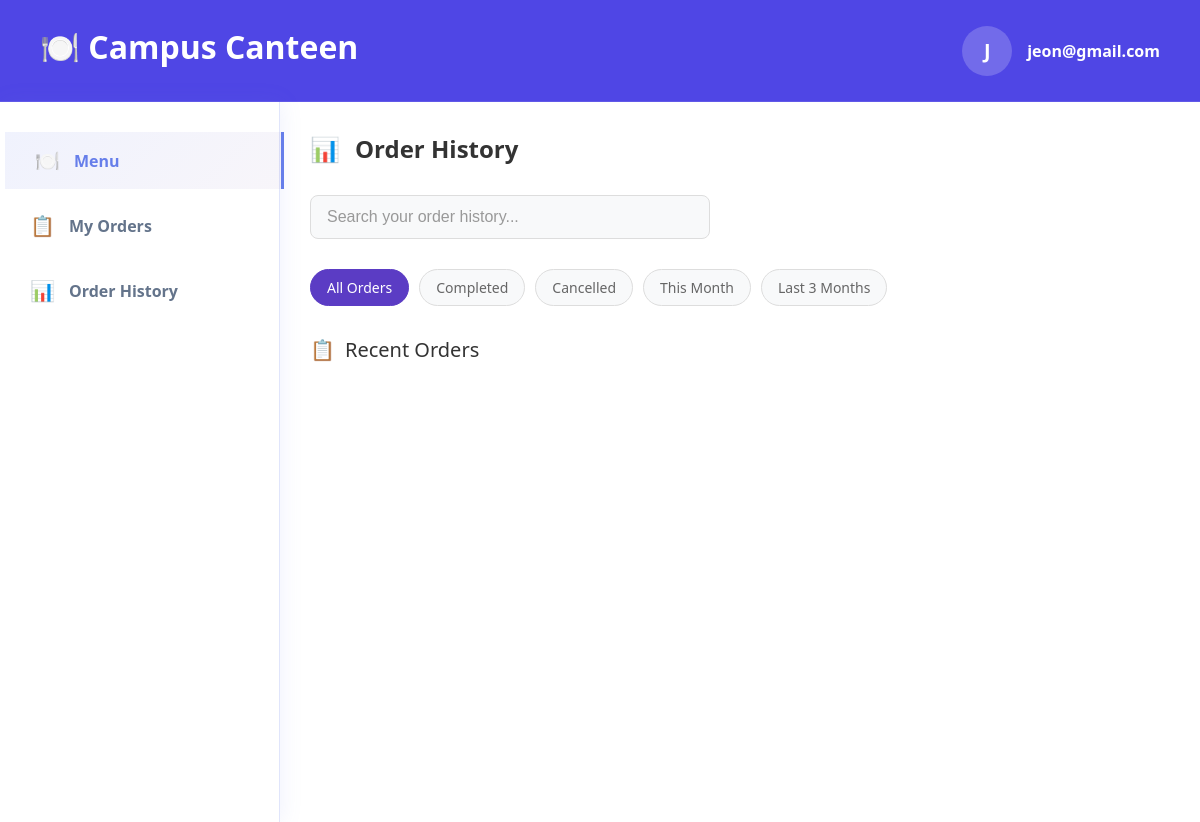
Before: /public/students/history (signed in) with the older database file.
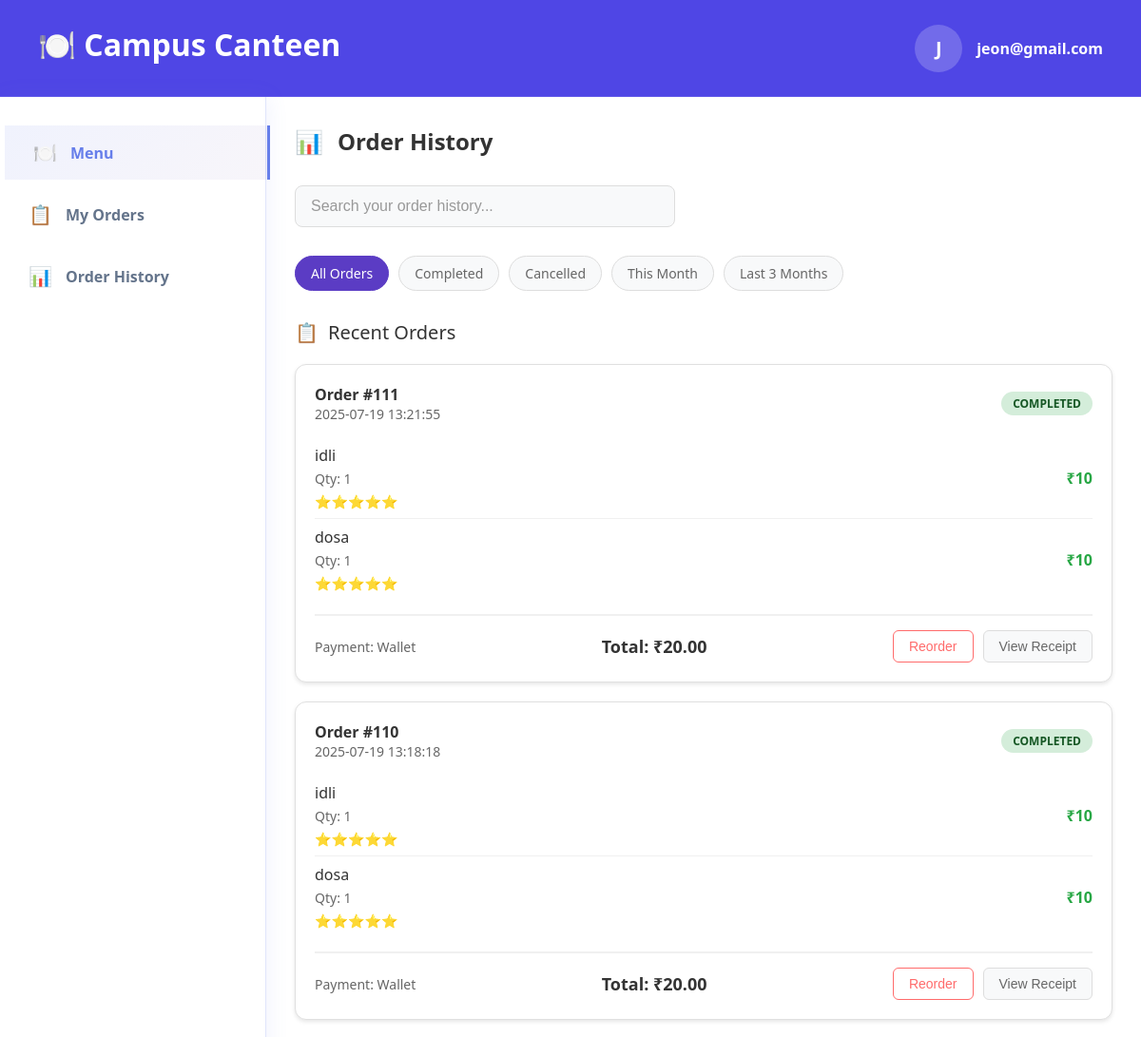
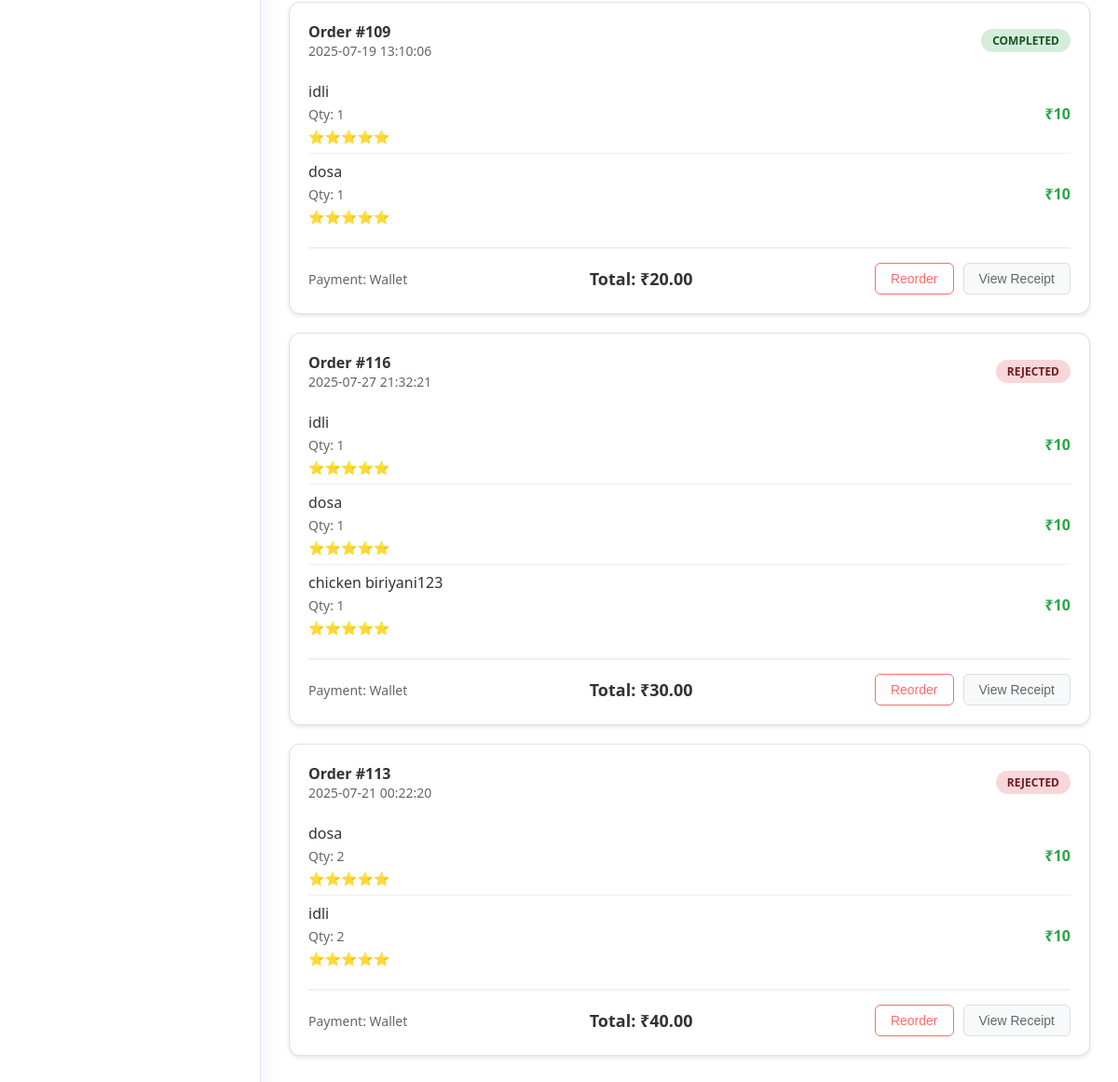
After: the same page with the newer database file (2 pictures, top to bottom).
### tables this page shows
CREATE TABLE `order_items` (
  `id` int NOT NULL,
  `order_id` int NOT NULL,
  `item_id` int NOT NULL,
  `quantity` int DEFAULT NULL
);

CREATE TABLE `orders` (
  `id` int NOT NULL,
  `canteen_id` int NOT NULL,
  `student_id` int NOT NULL,
  `time` datetime DEFAULT CURRENT_TIMESTAMP,
  `status` enum('pending','accepted','completed','rejected','ready') NOT NULL DEFAULT 'pending',
  `total` decimal(10,2) NOT NULL DEFAULT '0.00'
);

CREATE TABLE `items` (
  `id` int NOT NULL,
  `name` varchar(50) DEFAULT NULL,
  `price` decimal(5,0) NOT NULL,
  `canteen_id` int DEFAULT NULL,
  `image_location` varchar(255) DEFAULT NULL,
  `status` enum('out of stock','available','not ready') NOT NULL DEFAULT 'available',
  `description` text NOT NULL,
  `category_id` int DEFAULT NULL
);

### app/controllers/Students.php (called while the page is built, shortened)
<?php
class Students extends Controller
{
    public function history()
    {
        $orders = new Orders;
        $completed_results = $orders->join(
            [
                'order_items' => 'orders.id = order_items.order_id',
                'items' => 'order_items.item_id = items.id'
            ],
            ['orders.student_id' => STUDENT_ID, 'orders.status' => 'completed'],
            'orders.*, items.name,items.price, items.id as item_id, order_items.quantity'
        );
        $rejected_results = $orders->join(
            [
                'order_items' => 'orders.id = order_items.order_id',
                'items' => 'order_items.item_id = items.id'
            ],
            ['orders.student_id' => STUDENT_ID, 'orders.status' => 'rejected'],
            'orders.*, items.name,items.price, items.id as item_id, order_items.quantity'
        );
        $results = array_merge($completed_results, $rejected_results);
        $list_of_orders = [];
        foreach ($results as $result) {
            $list_of_orders[$result->id][] = $result;
        }
        $data['orders'] = $list_of_orders;
        $this->view('students/order_history', $data);
    }
}

### app/core/App.php (called while the page is built, shortened)
<?php
class App
{
    private $method = 'index';
    private function splitURL()
    {
        $URL = $_GET['url'] ?? 'home';
        $URL = explode("/", trim($URL, "/"));
        return $URL;
    }
    public function loadController()
    {
        $URL = $this->splitURL();
        $filename = "../app/controllers/" . ucfirst($URL[0]) . ".php";
        if (file_exists($filename)) {
            unset($URL[0]);
        } else {
            $filename = "../app/controllers/_404.php";
            if (file_exists($filename)) {
                require $filename;
                $this->controller = "_404";
            }
        }
        $controller = new $this->controller();
        if (!empty($URL[1])) {
            if (method_exists($controller, $URL[1])) {
                $this->method = $URL[1];
                unset($URL[1]);
            }
        }
        call_user_func_array([$controller, $this->method], $URL);
    }
}

### public/index.php (called while the page is built, shortened)
<?php
require "../app/core/init.php";
$app = new App;
$app->loadController();

### app/core/init.php (called while the page is built, shortened)
<?php
spl_autoload_register(function ($classname) {
    $filename = "../app/models/" . ucfirst($classname) . ".php";
});
require 'Database.php';
require 'Controller.php';
require 'App.php';

### app/core/Database.php (called while the page is built, shortened)
<?php
trait Database
{
    private function connect()
    {
        $string = "mysql:hostname=" . DBHOST . ";dbname=" . DBNAME;
        $con = new PDO($string, DBUSER, DBPASS);
        $con->setAttribute(PDO::ATTR_ERRMODE, PDO::ERRMODE_EXCEPTION);
        return $con;
    }
    public function query($query, $data = [], $returnInsertId = false)
    {
        $con = $this->connect();
        $stm = $con->prepare($query);
        $check  = $stm->execute($data);
        if ($check) {
            $result = $stm->fetchAll(PDO::FETCH_OBJ);
            if (is_array($result) && count($result)) {
                return $result;
            }
        }
        return false;
    }
}

### app/core/Model.php (called while the page is built, shortened)
<?php
trait Model
{
    protected $order_type = "desc";
    protected $order_column = "id";
    public function join($joins = [], $where = [], $selectColumns = '*', $order_type = '', $order_by = '', $limit = '')
    {
        $query = "SELECT {$selectColumns} FROM {$this->table} ";
        foreach ($joins as $table => $onCondition) {
            $query .= "JOIN {$table} ON {$onCondition} ";
        }
        if (!empty($where)) {
            $query .= "WHERE ";
            foreach ($where as $condition => $value) {
                if (preg_match('/(.+)\s(>=|<=|<>|!=|=|>|<|LIKE)$/i', $condition, $matches)) {
                    $column = $matches[1];
                    $operator = $matches[2];
                } else {
                    $column = $condition;
                    $operator = '=';
                }
                $placeholder = str_replace(['.', ' '], '_', $column);
                $query .= "$column $operator :$placeholder AND ";
                $where[$placeholder] = $value;
                unset($where[$condition]);
            }
            $query = rtrim($query, ' AND ');
        }
        $query .= " ORDER BY {$this->order_column} {$this->order_type}";
        return $this->query($query, $where);
    }
}

### app/views/students/order_history.view.php (the view, shortened to what this page needs)
<!DOCTYPE html>
<html lang="en">
<head>
    <link rel="stylesheet" href="<?= ROOT ?>assets/css/student-general.css">
    <link rel="stylesheet" href="<?= ROOT ?>assets/css/order-history.css">
</head>
<body>
    <?php require 'header.view.php' ?>
    <div class="container">
        <?php
        require 'sidebar.view.php';
        ?>
        <div class="main-content">
            <div class="page-header">
                <h2>Order History</h2>
            </div>
            <div class="search-bar">
                <input type="text" placeholder="Search your order history...">
            </div>
            <div class="filter-tabs">
                <div class="filter-tab active">All Orders</div>
                <div class="filter-tab">Completed</div>
                <div class="filter-tab">Cancelled</div>
                <div class="filter-tab">This Month</div>
                <div class="filter-tab">Last 3 Months</div>
            </div>
            <div class="history-section">
                <div class="section-title">Recent Orders</div>
                <?php foreach ($orders as $order_id => $values): ?>
                    <div class="order-card">
                        <div class="order-header">
                            <div>
                                <div class="order-id">Order #<?= $order_id ?></div>
                                <div class="order-date"><?= $values[0]->time ?></div>
                            </div>
                            <div class="order-status status-<?= $values[0]->status ?>"><?= $values[0]->status ?></div>
                        </div>
                        <div class="order-items">
                            <?php foreach ($values as $value): ?>
                                <div class="order-item">
                                    <div class="item-details">
                                        <div class="item-name"><?= $value->name ?></div>
                                        <div class="item-specs">Qty: <?= $value->quantity ?> </div>
                                        <div class="rating-stars">⭐⭐⭐⭐⭐</div>
                                    </div>
                                    <div class="item-price">₹<?= $value->price ?></div>
                                </div>
                            <?php endforeach; ?>
                        </div>
                        <div class="order-footer">
                            <div class="order-info">
                                <div>Payment: Wallet</div>
                            </div>
                            <div class="order-total">Total: ₹<?= $values[0]->total ?></div>
                            <div class="order-actions">
                                <button class="btn btn-outline">Reorder</button>
                                <button class="btn btn-secondary">View Receipt</button>
                            </div>
                        </div>
                    </div>
                <?php endforeach; ?>
            </div>
        </div>
    </div>
</body>
</html>

### app/core/Controller.php (shortened to what this page needs)
<?php
class Controller
{
    public function view($name, $data = [])
    {
        $filename = "../app/views/" . $name . ".view.php";
        if (file_exists($filename)) {
            require $filename;
        } else {
            $filename = "../app/views/404.view.php";
        }
    }
}

### app/views/students/header.view.php
<link rel="stylesheet" href="<?=ROOT?>assets/css/header.css">
        <div class="header">
            <div class="header-left">
                <h1>🍽️ Campus Canteen</h1>
            </div>
            <div class="header-right">
                <div class="user-profile">
                    <div class="user-avatar"><?=ucfirst($_SESSION['STUDENT']->email[0])?></div>
                    <div>
                        <div style="font-weight: 600;"><?=$_SESSION['STUDENT']->email?></div>
                    </div>
                </div>
            </div>
        </div>

### app/views/students/sidebar.view.php
<link rel="stylesheet" href="<?=ROOT?>assets/css/sidebar.css">
 <div class="sidebar">
                <ul class="nav-menu">
                    <li class="nav-item">
                        <a href="<?=ROOT?>students/" class="nav-link active" onclick="showPage('menu')">
                            <span class="nav-icon">🍽️</span>
                            <span>Menu</span>
                        </a>
                    </li>
                    <li class="nav-item">
                        <a href="<?=ROOT?>students/my_orders" class="nav-link" onclick="showPage('orders')">
                            <span class="nav-icon">📋</span>
                            <span>My Orders</span>
                        </a>
                    </li>
                    <li class="nav-item">
                        <a href="<?=ROOT?>students/history" class="nav-link" onclick="showPage('history')">
                            <span class="nav-icon">📊</span>
                            <span>Order History</span>
                        </a>
                    </li>
                </ul>
            </div>

### public/assets/css/student-general.css (style rules this page uses)
* { margin: 0; padding: 0; box-sizing: border-box; }
body { font-family: 'Segoe UI', Tahoma, Geneva, Verdana, sans-serif; min-height: 100vh; color: #333; overflow-x: hidden; }
.user-avatar { width: 40px; height: 40px; background-color: rgba(255, 255, 255, 0.2); border-radius: 50%; display: flex; align-items: center; justify-content: center; font-weight: bold; }
.container { display: flex; margin: 0 auto; background-color: white; min-height: calc(100vh - 80px); }
.main-content { flex: 1; padding: 30px; }
.page-header { display: flex; align-items: center; gap: 15px; margin-bottom: 30px; }
.page-header h2 { font-size: 24px; color: #333; }
.page-header::before { content: "📊"; font-size: 24px; }
.search-bar { margin-bottom: 30px; }
.search-bar input { width: 100%; max-width: 400px; padding: 12px 16px; border: 1px solid #ddd; border-radius: 8px; font-size: 16px; background-color: #f8f9fa; }
.search-bar input::placeholder { color: #999; }
.section-title { font-size: 20px; color: #333; margin-bottom: 20px; display: flex; align-items: center; gap: 10px; }
.section-title::before { content: "📋"; font-size: 20px; }
.order-card { background-color: #fff; border: 1px solid #e0e0e0; border-radius: 12px; padding: 20px; margin-bottom: 20px; box-shadow: 0 2px 4px rgba(0, 0, 0, 0.1); transition: transform 0.2s ease, box-shadow 0.2s ease; }
.order-header { display: flex; justify-content: space-between; align-items: center; margin-bottom: 15px; }
.order-id { font-weight: bold; color: #333; font-size: 16px; }
.order-status { padding: 4px 12px; border-radius: 16px; font-size: 12px; font-weight: bold; text-transform: uppercase; }
.order-items { margin-bottom: 15px; }
.order-item { display: flex; justify-content: space-between; align-items: center; padding: 8px 0; border-bottom: 1px solid #f0f0f0; }
.order-item:last-child { border-bottom: none; }
.item-details { flex: 1; }
.item-name { font-weight: 500; color: #333; margin-bottom: 4px; }
.item-specs { font-size: 14px; color: #666; }
.item-price { font-weight: bold; color: #28a745; font-size: 16px; }
.order-footer { display: flex; justify-content: space-between; align-items: center; padding-top: 15px; border-top: 2px solid #f0f0f0; }
.order-info { font-size: 14px; color: #666; }
.order-total { font-weight: bold; color: #333; font-size: 18px; }
.order-actions { display: flex; gap: 10px; }
.btn { padding: 8px 16px; border: none; border-radius: 6px; font-size: 14px; cursor: pointer; transition: all 0.3s ease; }
.btn-secondary { background-color: #f8f9fa; color: #666; border: 1px solid #ddd; }

### public/assets/css/order-history.css (style rules this page uses)
.filter-tabs { display: flex; gap: 10px; margin-bottom: 30px; }
.filter-tab { padding: 8px 16px; border: 1px solid #ddd; border-radius: 20px; background-color: #f8f9fa; color: #666; cursor: pointer; transition: all 0.3s ease; font-size: 14px; }
.filter-tab.active { background-color: #5B3CC4; color: white; border-color: #5B3CC4; }
.history-section { background-color: white; }
.order-date { color: #666; font-size: 14px; }
.status-completed { background-color: #d4edda; color: #155724; }
.status-rejected { background-color: #f8d7da; color: #721c24; }
.btn-outline { background-color: transparent; color: #ff6b6b; border: 1px solid #ff6b6b; }
.rating-stars { color: #ffc107; font-size: 14px; margin-top: 5px; }

### public/assets/css/header.css (style rules this page uses)
.header { background: #4f46e5; color: white; padding: 25px 40px; display: flex; justify-content: space-between; align-items: center; box-shadow: 0 4px 20px rgba(79, 70, 229, 0.15); flex-wrap: nowrap; min-width: 0; border-bottom: 1px solid rgba(255, 255, 255, 0.1); }
.header-left h1 { font-size: 32px; margin-bottom: 8px; }
.header-right { display: flex; gap: 30px; align-items: center; white-space: nowrap; flex-shrink: 0; }
.user-profile { display: flex; align-items: center; gap: 15px; }
.user-avatar { width: 50px; height: 50px; border-radius: 50%; background: rgba(255,255,255,0.2); display: flex; align-items: center; justify-content: center; font-size: 20px; font-weight: bold; }

Changed rows visible on the page:
added order_items: order_id "111", order.time "2025-07-19 13:21:55", order.status "COMPLETED", item.name "idli", quantity "1", item.price "10", order.total "20.00"
added order_items: item.name "dosa", quantity "1", item.price "10", shown under "111"
added order_items: order_id "110", order.time "2025-07-19 13:18:18", order.status "COMPLETED", item.name "idli", quantity "1", item.price "10", order.total "20.00"
added order_items: item.name "dosa", quantity "1", item.price "10", shown under "110"
added order_items: order_id "109", order.time "2025-07-19 13:10:06", order.status "COMPLETED", item.name "idli", quantity "1", item.price "10", order.total "20.00"
added order_items: item.name "dosa", quantity "1", item.price "10", shown under "109"
added order_items: order_id "116", order.time "2025-07-27 21:32:21", order.status "REJECTED", item.name "idli", quantity "1", item.price "10", order.total "30.00"
added order_items: item.name "dosa", quantity "1", item.price "10", shown under "116"
added order_items: item.name "chicken biriyani123", quantity "1", item.price "10", shown under "116"
added order_items: order_id "113", order.time "2025-07-21 00:22:20", order.status "REJECTED", item.name "dosa", quantity "2", item.price "10", order.total "40.00"
added order_items: item.name "idli", quantity "2", item.price "10", shown under "113"
